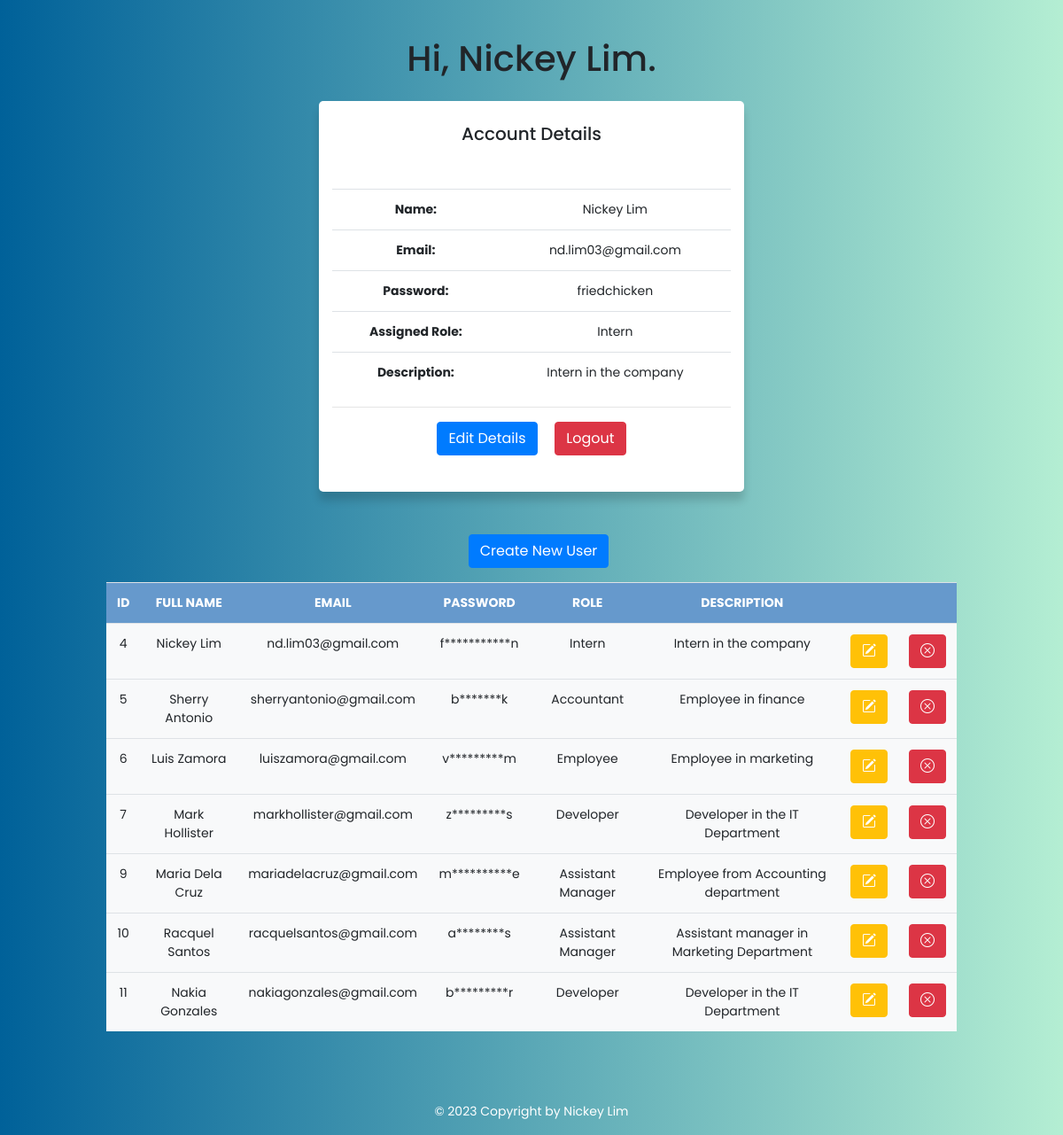
Page /admin_homepage.php (signed in) on the committed database.
### tables this page shows
CREATE TABLE `user` (
  `u_id` int(3) NOT NULL,
  `r_id` int(3) NOT NULL,
  `first_name` varchar(50) NOT NULL,
  `last_name` varchar(50) NOT NULL,
  `Email` varchar(200) NOT NULL,
  `c_pass` varchar(50) NOT NULL,
  `role` varchar(100) NOT NULL,
  `description` varchar(200) NOT NULL,
  `type` varchar(50) NOT NULL
);

### admin_homepage.php (the view, shortened to what this page needs)
<?php
include 'conn.php';
$sessionId = $_SESSION["u_id"];
$admin = mysqli_fetch_assoc(mysqli_query($conn, "SELECT * FROM user WHERE u_id = $sessionId"));
?>
<!DOCTYPE html>
<html lang="en">
<head>
  <link rel="stylesheet" href="https://stackpath.bootstrapcdn.com/bootstrap/4.5.2/css/bootstrap.min.css">
  <link rel="stylesheet" href="css/style.css">
  <link rel="stylesheet" href="https://cdn.jsdelivr.net/npm/bootstrap-icons@1.3.0/font/bootstrap-icons.css">
  <link rel="stylesheet" href="https://cdn.jsdelivr.net/npm/bootstrap@4.1.3/dist/css/bootstrap.min.css">
</head>
<body>
  <div class="greeting">
    <br><br>
    <h1>Hi, <?php echo $admin['first_name'] . " " . $admin['last_name']; ?>.</h1>
  </div>
  <br>
  <div class="container" style="max-width:40%;">
    <h5>Account Details</h5><br><br>
    <table class="table" style="width:100%;">
      <tr>
        <th>Name:</th>
        <td><?php echo $admin['first_name']; ?>&nbsp;<?php echo $admin['last_name']; ?></td>
      </tr>
      <tr>
        <th>Email:</th>
        <td><?php echo $admin['Email']; ?></td>
      </tr>
      <tr>
        <th>Password:</th>
        <td><?php echo $admin['c_pass']; ?></td>
      </tr>
      <tr>
        <th>Assigned Role:</th>
        <td><?php echo $admin['role']; ?></td>
      </tr>
      <tr>
        <th>Description:</th>
        <td><?php echo $admin['description']; ?></td>
      </tr>
    </table>
    <hr>
    <p>
      <a href="edit_details.php" class="btn btn-primary">Edit Details</a>
      <a href="logout.php" class="btn btn-danger ml-3">Logout</a>
    </p>
  </div>
  <br><br><br>
  <a href="create.php" class="btn btn-primary ml-3">Create New User</a>
  <br>
  <?php $results = mysqli_query($conn, "SELECT * FROM user where not u_id=1"); ?>
  <table id="myTable" class="table bg-light" style="width: 80%;">
    <tr style="background-color: #6699cc; color:white;">
      <th>ID</th>
      <th>FULL NAME</th>
      <th>EMAIL</th>
      <th>PASSWORD</th>
      <th>ROLE</th>
      <th>DESCRIPTION</th>
      <th></th>
      <th></th>
    </tr>
    <?php while ($row = mysqli_fetch_array($results)) { ?>
      <td><?php echo $row['u_id']; ?></td>
      <td><?php echo $row['first_name'] . ' ' . $row['last_name']; ?></td>
      <td><?php echo $row['Email']; ?></td>
      <td>
        <?php
        $pass = $row['c_pass'];
        echo substr($pass, 0, 1);
        for ($a = 0; (strlen($pass) - 1) > $a; $a++) {
          echo "*";
        }
        echo $pass[strlen($pass) - 1];
        ?>
      </td>
      <td><?php echo $row['role']; ?></td>
      <td><?php echo $row['description']; ?></td>
      <td>
        <form action="edit.php" method="post">
          <button type="submit" class="btn btn-warning" name="id" value="<?php echo $row['u_id']; ?>"><i class="bi bi-pencil-square" style="color:white;"></i></button>
        </form>
      </td>
      <?php
      echo '<td><button type="button" class="btn btn-danger" data-id="' . $row['u_id'] . '" onclick="confirmDelete(this);">
      <i class="bi bi-x-circle" style="color:white;"></i></button></td>';
      ?>
    <?php } ?>
    <table>
      <br><br><br>
      <footer>
        <div class="text-center p-3" style=" width: 100%; color:white;">
          © 2023 Copyright by Nickey Lim
        </div>
      </footer>
</body>
</html>

### css/style.css (style rules this page uses)
* { margin: 0; padding: 0; box-sizing: border-box; font-family: "Poppins", sans-serif; }
html, body { display: grid; height: 100vh; width: 100%; place-items: center; background: linear-gradient(to right, #006199 0%, #b4eed3 100%); }
.container { background: #fff; max-width: 350px; width: 100%; padding: 25px 30px; border-radius: 5px; box-shadow: 0 10px 10px rgba(0, 0, 0, 0.15); }

### admin_homepage.php (style rules this page uses)
body { font: 14px sans-serif; text-align: center; margin: auto; }

### rows in the picture
user: first_name "Nickey", last_name "Lim", Email "nd.lim03@gmail.com", c_pass "friedchicken", role "Intern", description "Intern in the company", u_id "4", c_pass "f", c_pass "n"
user: u_id "5", first_name "Sherry", last_name "Antonio", Email "sherryantonio@gmail.com", c_pass "b", c_pass "k", role "Accountant", description "Employee in finance"
user: u_id "6", first_name "Luis", last_name "Zamora", Email "luiszamora@gmail.com", c_pass "v", c_pass "m", role "Employee", description "Employee in marketing"
user: u_id "7", first_name "Mark", last_name "Hollister", Email "markhollister@gmail.com", c_pass "z", c_pass "s", role "Developer", description "Developer in the IT Department"
user: u_id "9", first_name "Maria", last_name "Dela Cruz", Email "mariadelacruz@gmail.com", c_pass "m", c_pass "e", role "Assistant Manager", description "Employee from Accounting department"
user: u_id "10", first_name "Racquel", last_name "Santos", Email "racquelsantos@gmail.com", c_pass "a", c_pass "s", role "Assistant Manager", description "Assistant manager in Marketing Department"
user: u_id "11", first_name "Nakia", last_name "Gonzales", Email "nakiagonzales@gmail.com", c_pass "b", c_pass "r", role "Developer", description "Developer in the IT Department"
